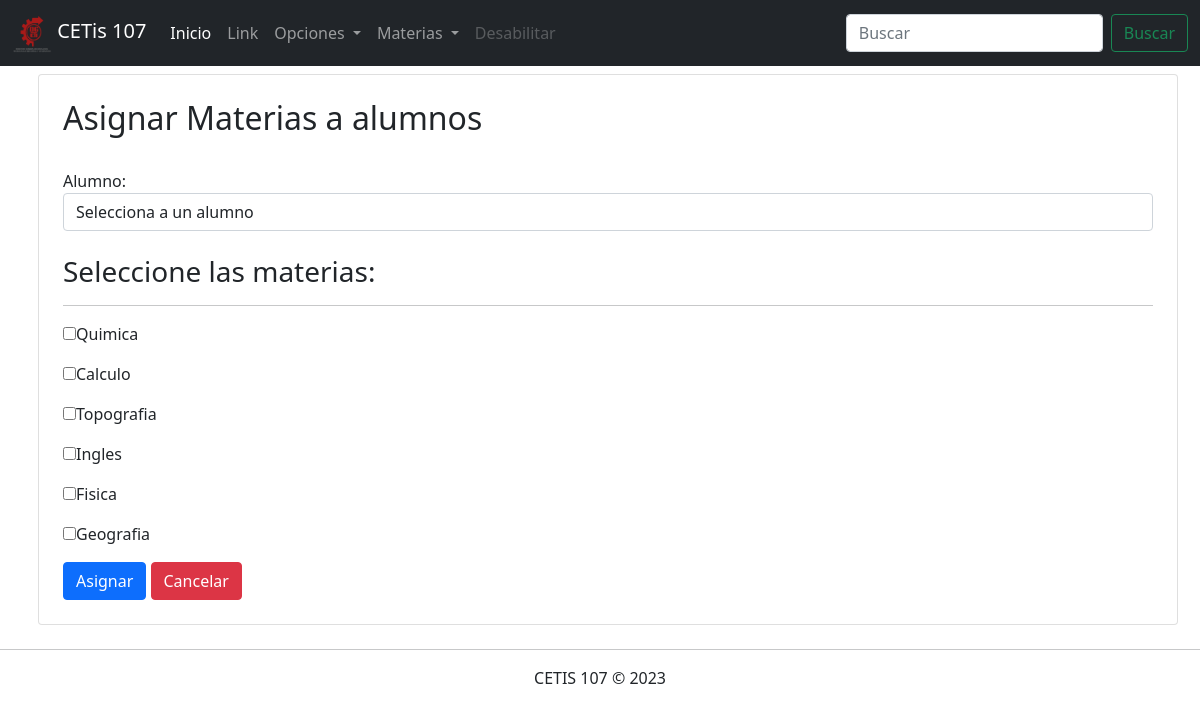
The app's page /parcial3/AsignarMaterias.php with its own data.
### tables this page shows
CREATE TABLE `materias` (
  `id` bigint(20) NOT NULL,
  `nombre` varchar(100) NOT NULL,
  `semestre` int(11) NOT NULL,
  `especialidad` varchar(100) NOT NULL
);

### parcial3/AsignarMaterias.php (the view, shortened to what this page needs)
<!DOCTYPE html>
<html lang="en">
<head>
    <link rel="stylesheet" href="css/bootstrap.css">
</head>
<body>
    <?php
        include 'menu.php';
        include 'conexion.php';
        $sql_materias ="SELECT * FROM materias";
        $datos_materias = $conexion->query($sql_materias);
    ?>
    <div class="container">
        <div class="row">
            <div class="col-12 card p-4 m-2">
                <h2>Asignar Materias a alumnos</h2><br>
                <form action="guardarAsignacion.php" method="POST";>
                    <label for="">Alumno:</label>
                    <select name="alumno" class="form-control">
                        <option value="">Selecciona a un alumno</option>
                    </select><br>
                    <h3>Seleccione las materias:</h3><hr>
                    <?php if($datos_materias->num_rows > 0) {
                            while($registro = $datos_materias->fetch_assoc()){ ?>
                            <p><input type="checkbox" name="materias[]" value="<?php echo $registro["id"]; ?>"><?php echo $registro["nombre"]; ?></p>
                    <?php } } ?>
                    <div>
                        <input type="submit" class="btn btn-primary" value="Asignar">
                        <a href="" class="btn btn-danger">Cancelar</a>
                    </div>
                </form>
            </div>
        </div>
    </div>
    <footer class="text-center">
        <hr>
        CETIS 107 &copy; 2023
    </footer>
</body>
</html>

### records on screen
materias: nombre "Quimica"
materias: nombre "Calculo"
materias: nombre "Topografia"
materias: nombre "Ingles"
materias: nombre "Fisica"
materias: nombre "Geografia"
